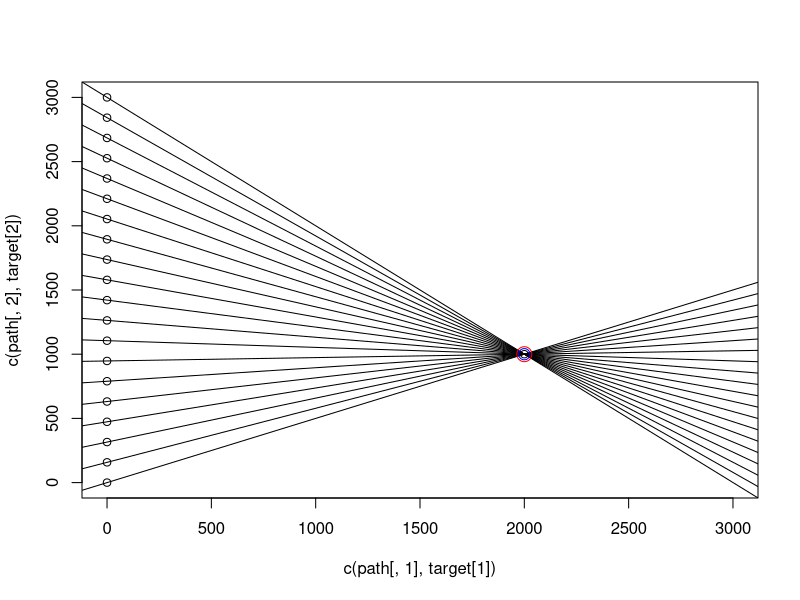
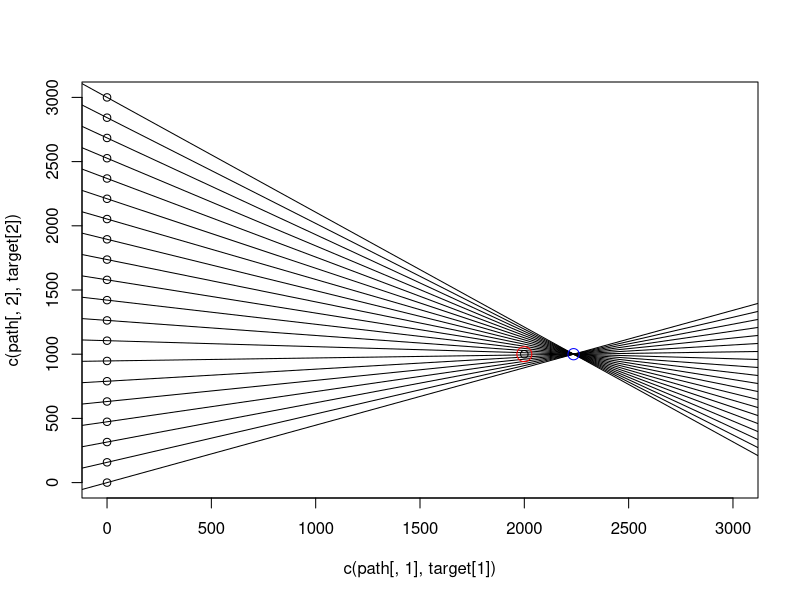

The R script that drew these images, in order:
# sim tdoa / angle

simPath <- function(ship, target, end, n=100, plot=T, changeDepth=FALSE) {
    path <- matrix(c(
        seq(ship[1], end[1], length.out=n),
        seq(ship[2], end[2], length.out=n),
        seq(ship[3], end[3], length.out=n)
    ), ncol=3)
    # print(path[1:3, ])
    arrSep <- .5
    arrPath <- path
    arrPath[, 2] <- arrPath[, 2] - arrSep
    diffs <- numeric(n)
    if(changeDepth) {
        # tarDepths <- c(seq(from=0, to=target[3], length.out=n %/% 2),
        #                seq(from=target[3], length.out = (n %/% 2) + (n %% 2)))
        tarDepths <- c(
            seq(from=0, to=target[3], length.out = n %/% 3),
            rep(target[3], n %/% 3),
            seq(from=target[3], to=0, length.out = (n %/% 3) + (n %% 3))
        )
    } else {
        tarDepths <- rep(target[3], n)
    }
    for(i in 1:nrow(path)) {
        # target[3] <- tarDepths[i]
        dist1 <- sqrt(sum((path[i, ] - c(target[1:2], tarDepths[i]))^2))
        dist2 <- sqrt(sum((arrPath[i, ] - c(target[1:2], tarDepths[i]))^2))
        diffs[i] <- dist2 - dist1
        # diffs[i] <- dist1 - dist2
    }
    a2 <- (diffs/2) ^2
    angle <- sqrt(a2) / (sqrt((arrSep/2)^2 - a2)) * sign(diffs)
    if(plot) {
        plot(x=c(path[, 1], target[1]), y=c(path[, 2], target[2]),
             xlim=c(0, 3e3))
        for(i in 1:n) {
            abline(a=path[i, 2], b=angle[i])
        }
        points(x=target[1], y=target[2], col='red', cex=2)
        points(x=sqrt(target[1]^2+target[3]^2), y=target[2], col='blue', cex=1.5)
    }
    atan(angle) * 180 /pi
}
whale <- c(2e3, 1e3, 0)
ship <- c(0, 0, 0) #0, -.1, 0 array?
end <- c(0, 3e3, 0)

surface <- simPath(ship, whale, end, n=20, changeDepth = T)
deep <- simPath(ship, whale - c(0, 0, -1000), end, n=20, changeDepth = F)
# okay so this definitely only works if depth is fixed, and in this
# case the tarmo loc definitely matches at the point that we correctly
# undo with pythag after figuring out depth. But for very changing depth
# this is not going to happen

# ACTUALLY it might be fine based on sims for a very simple dive profile?
# or its at least not wrong by a lot

# Okay using a pretend dive-stay-surface profile its less clear